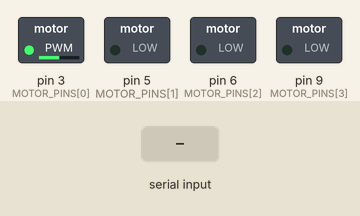
Recording of a sketch running on a simulated Arduino Uno, built with avr-gcc and run on an emulated ATmega328P. Parts: switched loads named in the sketch (green lamp = pin HIGH). Inputs (shaded band) come from the test bench. What the sketch prints to the serial monitor is not drawn.

Above: at 3.2 s.
At 9.2 s:
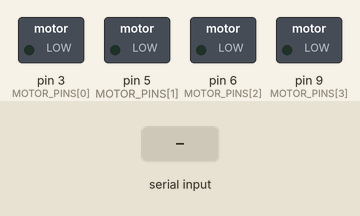
9.3 s: "1,90,45\n" received over Serial
At 10.5 s:
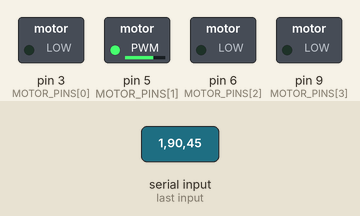
11.1 s: "90,45,200\n" received over Serial
13.3 s: "90,45\n" received over Serial
Timing chart, 0 to 16.3 s (numbered marks = the images above; inputs shaded):
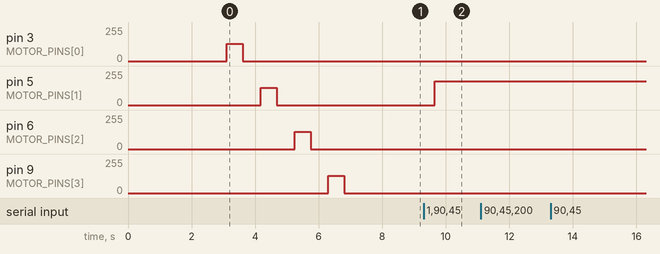

Measured:
- after the input at 9.3 s, pin 5 (MOTOR_PINS[1]): 0/255 → 179/255 after 0.36 s
- after the input at 11.1 s, every drawn part: stays the same
- after the input at 13.3 s, every drawn part: stays the same

The sketch:

tact_haptic_controller.ino
```cpp
/*
 * Tact Haptic Feedback Controller
 * Arduino 101 Firmware for Mediated Social Touch System
 *
 * This firmware implements the core haptic feedback logic for the Tact system,
 * parsing CSV messages from a host application and controlling 3-4 vibrotactile motors
 * with fixed calibration parameters for rapid prototyping.
 */

// Fixed calibration parameters (hardcoded for MVP)
const int FIRST_CONTACT_PULSE_DURATION = 75;  // milliseconds
const int FIRST_CONTACT_AMPLITUDE = 230;      // 90% PWM (230/255)
const int SUSTAINED_CONTACT_MIN_AMPLITUDE = 51;  // 20% PWM (51/255)
const int SUSTAINED_CONTACT_MAX_AMPLITUDE = 179; // 70% PWM (179/255)
const float PENETRATION_THRESHOLD = 0.1;      // ignore values below this

// Motor configuration
const int NUM_MOTORS = 4;
const int MOTOR_PINS[NUM_MOTORS] = {3, 5, 6, 9}; // PWM pins on Arduino 101

// Contact state tracking
bool previous_contact[NUM_MOTORS] = {false, false, false, false};
unsigned long pulse_start_time[NUM_MOTORS] = {0, 0, 0, 0};
bool in_first_contact_pulse[NUM_MOTORS] = {false, false, false, false};

// Serial communication
const int BAUD_RATE = 115200;
String input_buffer = "";

void setup() {
  // Initialize serial communication
  Serial.begin(BAUD_RATE);
  while (!Serial) {
    ; // Wait for serial port to connect
  }

  // Initialize motor pins
  for (int i = 0; i < NUM_MOTORS; i++) {
    pinMode(MOTOR_PINS[i], OUTPUT);
    analogWrite(MOTOR_PINS[i], 0); // Start with motors off
  }

  Serial.println("Tact Haptic Controller Ready");
  Serial.println("Format: actuator_id,penetration_depth,first_contact");

  // Run motor test sequence
  runMotorTest();
}

void loop() {
  // Handle serial input
  while (Serial.available()) {
    char c = Serial.read();
    if (c == '\n') {
      processMessage(input_buffer);
      input_buffer = "";
    } else {
      input_buffer += c;
    }
  }

  // Update motor states (handle first contact pulses)
  updateMotorStates();

  // Small delay for ~30Hz update rate
  delay(33);
}

void processMessage(String message) {
  message.trim();
  if (message.length() == 0) return;

  // Parse CSV: actuator_id,penetration_depth,first_contact
  int first_comma = message.indexOf(',');
  int second_comma = message.indexOf(',', first_comma + 1);

  if (first_comma == -1 || second_comma == -1) {
    Serial.println("Error: Invalid message format");
    return;
  }

  int actuator_id = message.substring(0, first_comma).toInt();
  float penetration_depth = message.substring(first_comma + 1, second_comma).toFloat();
  int first_contact = message.substring(second_comma + 1).toInt();

  // Validate actuator ID
  if (actuator_id < 0 || actuator_id >= NUM_MOTORS) {
    Serial.println("Error: Invalid actuator ID");
    return;
  }

  // Apply penetration threshold
  if (penetration_depth < PENETRATION_THRESHOLD) {
    penetration_depth = 0.0;
    first_contact = 0;
  }

  // Update contact state and control motor
  updateActuator(actuator_id, penetration_depth, first_contact == 1);
}

void updateActuator(int actuator_id, float penetration_depth, bool is_first_contact) {
  bool current_contact = (penetration_depth > 0.0);

  // Detect first contact transition
  if (is_first_contact && !previous_contact[actuator_id] && current_contact) {
    // Trigger first contact pulse
    startFirstContactPulse(actuator_id);
  } else if (current_contact && !in_first_contact_pulse[actuator_id]) {
    // Apply sustained contact vibration
    applySustainedVibration(actuator_id, penetration_depth);
  } else if (!current_contact) {
    // Stop motor and reset state
    analogWrite(MOTOR_PINS[actuator_id], 0);
    previous_contact[actuator_id] = false;
    in_first_contact_pulse[actuator_id] = false;
  }

  // Update previous contact state
  if (current_contact) {
    previous_contact[actuator_id] = true;
  }
}

void startFirstContactPulse(int actuator_id) {
  analogWrite(MOTOR_PINS[actuator_id], FIRST_CONTACT_AMPLITUDE);
  pulse_start_time[actuator_id] = millis();
  in_first_contact_pulse[actuator_id] = true;

  Serial.print("First contact pulse: Motor ");
  Serial.println(actuator_id);
}

void applySustainedVibration(int actuator_id, float penetration_depth) {
  // Linear scaling from min to max amplitude based on penetration depth
  int amplitude = SUSTAINED_CONTACT_MIN_AMPLITUDE +
                  (int)((SUSTAINED_CONTACT_MAX_AMPLITUDE - SUSTAINED_CONTACT_MIN_AMPLITUDE) * penetration_depth);

  // Clamp to valid range
  amplitude = constrain(amplitude, SUSTAINED_CONTACT_MIN_AMPLITUDE, SUSTAINED_CONTACT_MAX_AMPLITUDE);

  analogWrite(MOTOR_PINS[actuator_id], amplitude);
}

void updateMotorStates() {
  unsigned long current_time = millis();

  // Check for expired first contact pulses
  for (int i = 0; i < NUM_MOTORS; i++) {
    if (in_first_contact_pulse[i]) {
      if (current_time - pulse_start_time[i] >= FIRST_CONTACT_PULSE_DURATION) {
        in_first_contact_pulse[i] = false;
        // Motor will be updated by next sustained contact message
      }
    }
  }
}

void runMotorTest() {
  Serial.println("Running motor test sequence...");

  for (int i = 0; i < NUM_MOTORS; i++) {
    Serial.print("Testing motor ");
    Serial.print(i);
    Serial.print(" on pin ");
    Serial.println(MOTOR_PINS[i]);

    // Test with medium intensity
    analogWrite(MOTOR_PINS[i], 128);
    delay(500);
    analogWrite(MOTOR_PINS[i], 0);
    delay(200);
  }

  Serial.println("Motor test complete. Ready for operation.");
}
```
